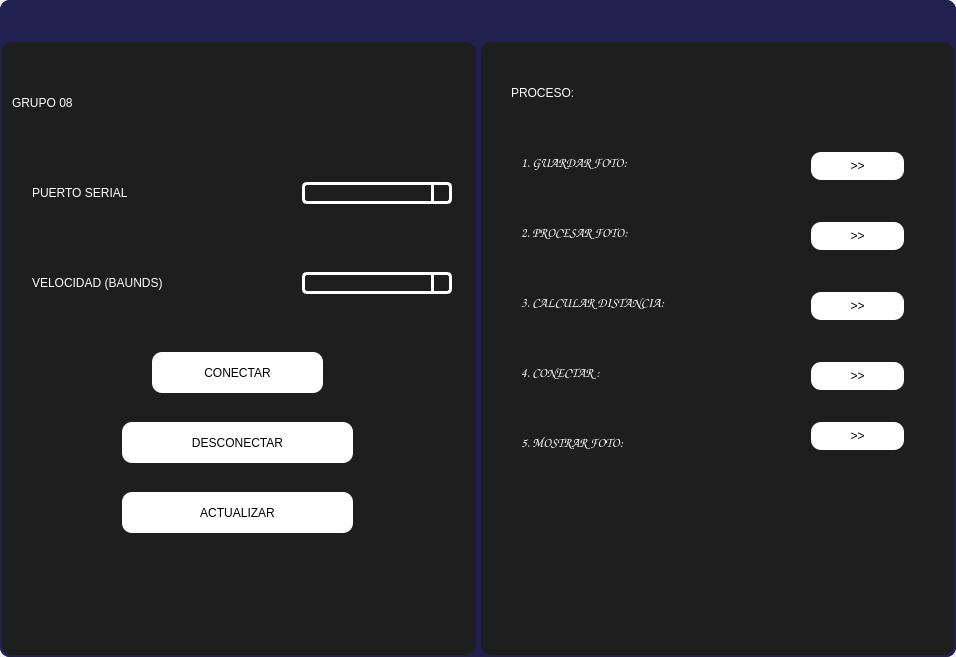
<?xml version="1.0" encoding="UTF-8"?>
<ui version="4.0">
 <class>MainWindow</class>
 <widget class="QMainWindow" name="MainWindow">
  <property name="geometry">
   <rect>
    <x>0</x>
    <y>0</y>
    <width>956</width>
    <height>657</height>
   </rect>
  </property>
  <property name="windowTitle">
   <string>MainWindow</string>
  </property>
  <widget class="QWidget" name="centralwidget">
   <property name="enabled">
    <bool>true</bool>
   </property>
   <property name="styleSheet">
    <string notr="true"/>
   </property>
   <layout class="QVBoxLayout" name="verticalLayout">
    <property name="spacing">
     <number>0</number>
    </property>
    <property name="leftMargin">
     <number>0</number>
    </property>
    <property name="topMargin">
     <number>0</number>
    </property>
    <property name="rightMargin">
     <number>0</number>
    </property>
    <property name="bottomMargin">
     <number>0</number>
    </property>
    <item>
     <widget class="QFrame" name="frame">
      <property name="styleSheet">
       <string notr="true">background-color: rgb(32, 33,79);
border-radius: 10px;</string>
      </property>
      <property name="frameShape">
       <enum>QFrame::StyledPanel</enum>
      </property>
      <property name="frameShadow">
       <enum>QFrame::Raised</enum>
      </property>
      <layout class="QVBoxLayout" name="verticalLayout_2">
       <property name="spacing">
        <number>0</number>
       </property>
       <property name="leftMargin">
        <number>0</number>
       </property>
       <property name="topMargin">
        <number>0</number>
       </property>
       <property name="rightMargin">
        <number>0</number>
       </property>
       <property name="bottomMargin">
        <number>0</number>
       </property>
       <item>
        <widget class="QFrame" name="frame_superior">
         <property name="minimumSize">
          <size>
           <width>0</width>
           <height>40</height>
          </size>
         </property>
         <property name="maximumSize">
          <size>
           <width>16777215</width>
           <height>40</height>
          </size>
         </property>
         <property name="styleSheet">
          <string notr="true">Qframe{
background-color: rgb(191, 186, 43);}

QpushButton{
border-radius:18px;
background-color: rgb(255, 103, 43);}

QpushButton:hover{
background-color: rgb(0, 85, 255);}</string>
         </property>
         <property name="frameShape">
          <enum>QFrame::StyledPanel</enum>
         </property>
         <property name="frameShadow">
          <enum>QFrame::Raised</enum>
         </property>
         <layout class="QHBoxLayout" name="horizontalLayout">
          <property name="spacing">
           <number>20</number>
          </property>
          <property name="leftMargin">
           <number>0</number>
          </property>
          <property name="topMargin">
           <number>0</number>
          </property>
          <property name="rightMargin">
           <number>0</number>
          </property>
          <property name="bottomMargin">
           <number>0</number>
          </property>
          <item>
           <spacer name="horizontalSpacer">
            <property name="orientation">
             <enum>Qt::Horizontal</enum>
            </property>
            <property name="sizeHint" stdset="0">
             <size>
              <width>803</width>
              <height>20</height>
             </size>
            </property>
           </spacer>
          </item>
          <item>
           <widget class="QPushButton" name="bt_minimize">
            <property name="minimumSize">
             <size>
              <width>30</width>
              <height>30</height>
             </size>
            </property>
            <property name="maximumSize">
             <size>
              <width>30</width>
              <height>30</height>
             </size>
            </property>
            <property name="text">
             <string/>
            </property>
            <property name="icon">
             <iconset>
              <normaloff>IMAGENES/mi.png</normaloff>IMAGENES/mi.png</iconset>
            </property>
            <property name="iconSize">
             <size>
              <width>36</width>
              <height>36</height>
             </size>
            </property>
           </widget>
          </item>
          <item>
           <widget class="QPushButton" name="bt_normal">
            <property name="minimumSize">
             <size>
              <width>30</width>
              <height>30</height>
             </size>
            </property>
            <property name="maximumSize">
             <size>
              <width>30</width>
              <height>30</height>
             </size>
            </property>
            <property name="text">
             <string/>
            </property>
            <property name="icon">
             <iconset>
              <normaloff>IMAGENES/ma.png</normaloff>IMAGENES/ma.png</iconset>
            </property>
            <property name="iconSize">
             <size>
              <width>36</width>
              <height>36</height>
             </size>
            </property>
           </widget>
          </item>
          <item>
           <widget class="QPushButton" name="bt_maximize">
            <property name="minimumSize">
             <size>
              <width>30</width>
              <height>30</height>
             </size>
            </property>
            <property name="maximumSize">
             <size>
              <width>30</width>
              <height>30</height>
             </size>
            </property>
            <property name="text">
             <string/>
            </property>
            <property name="icon">
             <iconset>
              <normaloff>IMAGENES/ma.png</normaloff>IMAGENES/ma.png</iconset>
            </property>
            <property name="iconSize">
             <size>
              <width>36</width>
              <height>36</height>
             </size>
            </property>
           </widget>
          </item>
          <item>
           <widget class="QPushButton" name="bt_close">
            <property name="minimumSize">
             <size>
              <width>30</width>
              <height>30</height>
             </size>
            </property>
            <property name="maximumSize">
             <size>
              <width>30</width>
              <height>30</height>
             </size>
            </property>
            <property name="text">
             <string/>
            </property>
            <property name="icon">
             <iconset>
              <normaloff>IMAGENES/x.png</normaloff>IMAGENES/x.png</iconset>
            </property>
            <property name="iconSize">
             <size>
              <width>36</width>
              <height>36</height>
             </size>
            </property>
           </widget>
          </item>
         </layout>
        </widget>
       </item>
       <item>
        <widget class="QFrame" name="frame_3">
         <property name="frameShape">
          <enum>QFrame::StyledPanel</enum>
         </property>
         <property name="frameShadow">
          <enum>QFrame::Raised</enum>
         </property>
         <layout class="QHBoxLayout" name="horizontalLayout_3">
          <property name="spacing">
           <number>5</number>
          </property>
          <property name="leftMargin">
           <number>2</number>
          </property>
          <property name="topMargin">
           <number>2</number>
          </property>
          <property name="rightMargin">
           <number>2</number>
          </property>
          <property name="bottomMargin">
           <number>2</number>
          </property>
          <item>
           <layout class="QHBoxLayout" name="horizontalLayout_2">
            <property name="spacing">
             <number>5</number>
            </property>
            <item>
             <widget class="QFrame" name="frame_2">
              <property name="styleSheet">
               <string notr="true">background-color: rgb(30, 30, 30);</string>
              </property>
              <property name="frameShape">
               <enum>QFrame::StyledPanel</enum>
              </property>
              <property name="frameShadow">
               <enum>QFrame::Raised</enum>
              </property>
              <widget class="QLabel" name="label">
               <property name="geometry">
                <rect>
                 <x>10</x>
                 <y>30</y>
                 <width>401</width>
                 <height>61</height>
                </rect>
               </property>
               <property name="styleSheet">
                <string notr="true">color: rgb(255, 255, 255);
font: 26pt &quot;Bauhaus 93&quot;;</string>
               </property>
               <property name="text">
                <string>GRUPO 08</string>
               </property>
              </widget>
              <widget class="QComboBox" name="cb_list_ports">
               <property name="geometry">
                <rect>
                 <x>300</x>
                 <y>140</y>
                 <width>150</width>
                 <height>22</height>
                </rect>
               </property>
               <property name="styleSheet">
                <string notr="true">QComboBox{
	border: 3px solid rgb(255,255,255);
	border-radius: 5px;
	min-width: 6em;
	color: rgb(255,255,255);
	font: 87 10pt	&quot;Arial Black&quot; ;
}

QComboBox::drop-down{
	subcontrol-origin: padding;
	subcontrol-position: top right;
	width: 15px;
	border-left-width:3px;
	border-left-color: rgb(255,255,255);
	border-left-style: solid;
	border-top-right-radius: 4px;
	border-bottom-right-radius: 4px;
}

QComboBox QAbstractItemView{
	background: #2c2c2c;
	selection-background-color: #ff0037;
	color: rgb(255,255,255);
}</string>
               </property>
              </widget>
              <widget class="QLabel" name="label_2">
               <property name="geometry">
                <rect>
                 <x>180</x>
                 <y>500</y>
                 <width>100</width>
                 <height>100</height>
                </rect>
               </property>
               <property name="minimumSize">
                <size>
                 <width>100</width>
                 <height>100</height>
                </size>
               </property>
               <property name="maximumSize">
                <size>
                 <width>50</width>
                 <height>100</height>
                </size>
               </property>
               <property name="styleSheet">
                <string notr="true"/>
               </property>
               <property name="text">
                <string/>
               </property>
               <property name="pixmap">
                <pixmap>360.png</pixmap>
               </property>
               <property name="scaledContents">
                <bool>true</bool>
               </property>
               <property name="alignment">
                <set>Qt::AlignCenter</set>
               </property>
               <property name="wordWrap">
                <bool>false</bool>
               </property>
              </widget>
              <widget class="QLabel" name="label_3">
               <property name="geometry">
                <rect>
                 <x>30</x>
                 <y>210</y>
                 <width>231</width>
                 <height>61</height>
                </rect>
               </property>
               <property name="styleSheet">
                <string notr="true">color: rgb(255, 255, 255);
font: 87 12pt &quot;Comic Sans MS&quot;;</string>
               </property>
               <property name="text">
                <string>VELOCIDAD (BAUNDS)</string>
               </property>
              </widget>
              <widget class="QComboBox" name="cb_list_baudrates">
               <property name="geometry">
                <rect>
                 <x>300</x>
                 <y>230</y>
                 <width>150</width>
                 <height>22</height>
                </rect>
               </property>
               <property name="styleSheet">
                <string notr="true">QComboBox{
	border: 3px solid rgb(255,255,255);
	border-radius: 5px;
	min-width: 6em;
	color: rgb(255,255,255);
	font: 87 10pt	&quot;Arial Black&quot; ;
}

QComboBox::drop-down{
	subcontrol-origin: padding;
	subcontrol-position: top right;
	width: 15px;
	border-left-width:3px;
	border-left-color: rgb(255,255,255);
	border-left-style: solid;
	border-top-right-radius: 4px;
	border-bottom-right-radius: 4px;
}

QComboBox QAbstractItemView{
	background: #2c2c2c;
	selection-background-color: #ff0037;
	color: rgb(255,255,255);
}</string>
               </property>
              </widget>
              <widget class="QPushButton" name="bt_connect">
               <property name="geometry">
                <rect>
                 <x>150</x>
                 <y>310</y>
                 <width>171</width>
                 <height>41</height>
                </rect>
               </property>
               <property name="layoutDirection">
                <enum>Qt::LeftToRight</enum>
               </property>
               <property name="styleSheet">
                <string notr="true">font: 10pt &quot;Vineta BT&quot;;
background-color: rgb(255, 255, 255);</string>
               </property>
               <property name="text">
                <string>CONECTAR</string>
               </property>
              </widget>
              <widget class="QPushButton" name="bt_disconnect">
               <property name="geometry">
                <rect>
                 <x>120</x>
                 <y>380</y>
                 <width>231</width>
                 <height>41</height>
                </rect>
               </property>
               <property name="styleSheet">
                <string notr="true">font: 10pt &quot;Vineta BT&quot;;
background-color: rgb(255, 255, 255);</string>
               </property>
               <property name="text">
                <string>DESCONECTAR</string>
               </property>
              </widget>
              <widget class="QLabel" name="label_4">
               <property name="geometry">
                <rect>
                 <x>30</x>
                 <y>120</y>
                 <width>231</width>
                 <height>61</height>
                </rect>
               </property>
               <property name="styleSheet">
                <string notr="true">color: rgb(255, 255, 255);
font: 87 12pt &quot;Comic Sans MS&quot;;</string>
               </property>
               <property name="text">
                <string>PUERTO SERIAL</string>
               </property>
              </widget>
              <widget class="QPushButton" name="bt_update">
               <property name="geometry">
                <rect>
                 <x>120</x>
                 <y>450</y>
                 <width>231</width>
                 <height>41</height>
                </rect>
               </property>
               <property name="styleSheet">
                <string notr="true">font: 10pt &quot;Vineta BT&quot;;
background-color: rgb(255, 255, 255);</string>
               </property>
               <property name="text">
                <string>ACTUALIZAR</string>
               </property>
              </widget>
             </widget>
            </item>
            <item>
             <layout class="QVBoxLayout" name="verticalLayout_3">
              <property name="spacing">
               <number>5</number>
              </property>
              <item>
               <widget class="QFrame" name="camara_frame">
                <property name="styleSheet">
                 <string notr="true">background-color: rgb(30, 30, 30);</string>
                </property>
                <property name="frameShape">
                 <enum>QFrame::StyledPanel</enum>
                </property>
                <property name="frameShadow">
                 <enum>QFrame::Raised</enum>
                </property>
                <widget class="QLabel" name="label_5">
                 <property name="geometry">
                  <rect>
                   <x>30</x>
                   <y>20</y>
                   <width>231</width>
                   <height>61</height>
                  </rect>
                 </property>
                 <property name="styleSheet">
                  <string notr="true">color: rgb(255, 255, 255);
font: 87 12pt &quot;Comic Sans MS&quot;;</string>
                 </property>
                 <property name="text">
                  <string>PROCESO:</string>
                 </property>
                </widget>
                <widget class="QLabel" name="label_6">
                 <property name="geometry">
                  <rect>
                   <x>40</x>
                   <y>90</y>
                   <width>231</width>
                   <height>61</height>
                  </rect>
                 </property>
                 <property name="font">
                  <font>
                   <family>Comic Sans MS</family>
                   <pointsize>10</pointsize>
                   <weight>10</weight>
                   <italic>false</italic>
                   <bold>false</bold>
                  </font>
                 </property>
                 <property name="styleSheet">
                  <string notr="true">color: rgb(255, 255, 255);
font: 87 10pt &quot;Comic Sans MS&quot;;</string>
                 </property>
                 <property name="text">
                  <string>1. GUARDAR FOTO:</string>
                 </property>
                </widget>
                <widget class="QLabel" name="label_7">
                 <property name="geometry">
                  <rect>
                   <x>40</x>
                   <y>160</y>
                   <width>231</width>
                   <height>61</height>
                  </rect>
                 </property>
                 <property name="font">
                  <font>
                   <family>Comic Sans MS</family>
                   <pointsize>10</pointsize>
                   <weight>10</weight>
                   <italic>false</italic>
                   <bold>false</bold>
                  </font>
                 </property>
                 <property name="styleSheet">
                  <string notr="true">color: rgb(255, 255, 255);
font: 87 10pt &quot;Comic Sans MS&quot;;</string>
                 </property>
                 <property name="text">
                  <string>2. PROCESAR FOTO:</string>
                 </property>
                </widget>
                <widget class="QLabel" name="label_8">
                 <property name="geometry">
                  <rect>
                   <x>40</x>
                   <y>230</y>
                   <width>231</width>
                   <height>61</height>
                  </rect>
                 </property>
                 <property name="font">
                  <font>
                   <family>Comic Sans MS</family>
                   <pointsize>10</pointsize>
                   <weight>10</weight>
                   <italic>false</italic>
                   <bold>false</bold>
                  </font>
                 </property>
                 <property name="styleSheet">
                  <string notr="true">color: rgb(255, 255, 255);
font: 87 10pt &quot;Comic Sans MS&quot;;</string>
                 </property>
                 <property name="text">
                  <string>3. CALCULAR DISTANCIA:</string>
                 </property>
                </widget>
                <widget class="QPushButton" name="save_photo">
                 <property name="geometry">
                  <rect>
                   <x>330</x>
                   <y>110</y>
                   <width>93</width>
                   <height>28</height>
                  </rect>
                 </property>
                 <property name="styleSheet">
                  <string notr="true">font: 10pt &quot;Vineta BT&quot;;
background-color: rgb(255, 255, 255);</string>
                 </property>
                 <property name="text">
                  <string>&gt;&gt;</string>
                 </property>
                </widget>
                <widget class="QPushButton" name="procesing">
                 <property name="geometry">
                  <rect>
                   <x>330</x>
                   <y>180</y>
                   <width>93</width>
                   <height>28</height>
                  </rect>
                 </property>
                 <property name="styleSheet">
                  <string notr="true">font: 10pt &quot;Vineta BT&quot;;
background-color: rgb(255, 255, 255);</string>
                 </property>
                 <property name="text">
                  <string>&gt;&gt;</string>
                 </property>
                </widget>
                <widget class="QPushButton" name="calculate">
                 <property name="geometry">
                  <rect>
                   <x>330</x>
                   <y>250</y>
                   <width>93</width>
                   <height>28</height>
                  </rect>
                 </property>
                 <property name="styleSheet">
                  <string notr="true">font: 10pt &quot;Vineta BT&quot;;
background-color: rgb(255, 255, 255);</string>
                 </property>
                 <property name="text">
                  <string>&gt;&gt;</string>
                 </property>
                </widget>
                <widget class="QLabel" name="label_9">
                 <property name="geometry">
                  <rect>
                   <x>40</x>
                   <y>370</y>
                   <width>231</width>
                   <height>61</height>
                  </rect>
                 </property>
                 <property name="font">
                  <font>
                   <family>Comic Sans MS</family>
                   <pointsize>10</pointsize>
                   <weight>10</weight>
                   <italic>false</italic>
                   <bold>false</bold>
                  </font>
                 </property>
                 <property name="styleSheet">
                  <string notr="true">color: rgb(255, 255, 255);
font: 87 10pt &quot;Comic Sans MS&quot;;</string>
                 </property>
                 <property name="text">
                  <string>5. MOSTRAR FOTO:</string>
                 </property>
                </widget>
                <widget class="QLabel" name="label_10">
                 <property name="geometry">
                  <rect>
                   <x>40</x>
                   <y>300</y>
                   <width>231</width>
                   <height>61</height>
                  </rect>
                 </property>
                 <property name="font">
                  <font>
                   <family>Comic Sans MS</family>
                   <pointsize>10</pointsize>
                   <weight>10</weight>
                   <italic>false</italic>
                   <bold>false</bold>
                  </font>
                 </property>
                 <property name="styleSheet">
                  <string notr="true">color: rgb(255, 255, 255);
font: 87 10pt &quot;Comic Sans MS&quot;;</string>
                 </property>
                 <property name="text">
                  <string>4. CONECTAR :</string>
                 </property>
                </widget>
                <widget class="QPushButton" name="base_datos">
                 <property name="geometry">
                  <rect>
                   <x>330</x>
                   <y>320</y>
                   <width>93</width>
                   <height>28</height>
                  </rect>
                 </property>
                 <property name="styleSheet">
                  <string notr="true">font: 10pt &quot;Vineta BT&quot;;
background-color: rgb(255, 255, 255);</string>
                 </property>
                 <property name="text">
                  <string>&gt;&gt;</string>
                 </property>
                </widget>
                <widget class="QPushButton" name="mostrar_foto">
                 <property name="geometry">
                  <rect>
                   <x>330</x>
                   <y>380</y>
                   <width>93</width>
                   <height>28</height>
                  </rect>
                 </property>
                 <property name="styleSheet">
                  <string notr="true">font: 10pt &quot;Vineta BT&quot;;
background-color: rgb(255, 255, 255);</string>
                 </property>
                 <property name="text">
                  <string>&gt;&gt;</string>
                 </property>
                </widget>
               </widget>
              </item>
             </layout>
            </item>
           </layout>
          </item>
         </layout>
        </widget>
       </item>
      </layout>
     </widget>
    </item>
   </layout>
  </widget>
 </widget>
 <resources/>
 <connections/>
</ui>
